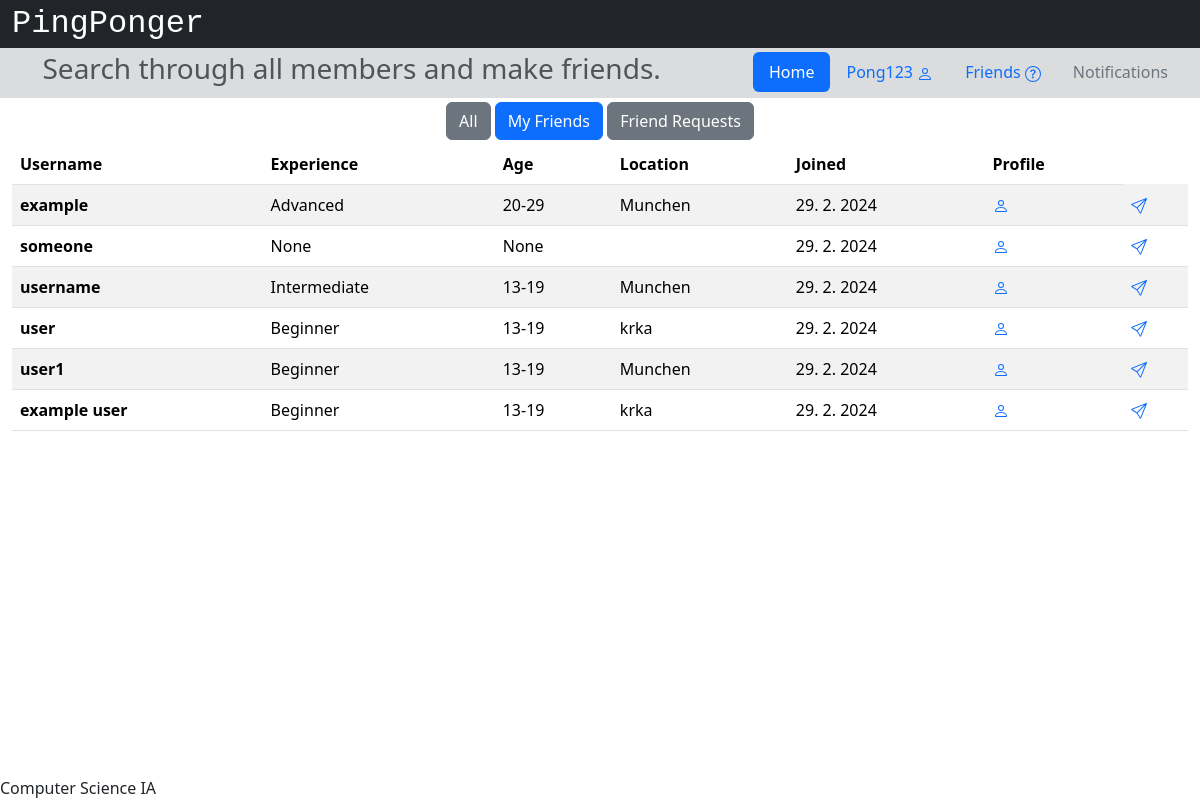
Screenshot of /members/friends (signed in) with the database file from the repository.
### app/models.py (models this page shows, shortened)
class User(db.Model, UserMixin):
    __tablename__ = 'users'
    id = db.Column(db.Integer, primary_key=True)
    username = db.Column(db.String(32), nullable=False)
    email = db.Column(db.String(320), index=True, unique=True, nullable=False)
    password_hash = db.Column(db.String(128))
    join_date = db.Column(db.DateTime(timezone=True), default=datetime.now)
    experience = db.Column(db.String(12))
    age_group = db.Column(db.String(6))
    location_id = db.Column(db.Integer, db.ForeignKey('locations.id'))
    location = db.relationship('Location', back_populates='users')
    notifications = db.Relationship('Notification', back_populates='user', order_by='Notification.id.desc()')
    def get_friends(self):
        friends = []
        a = Friendship.query.filter(or_(Friendship.friendA==self.id, Friendship.friendB==self.id))
        for i in a:
            if i.friendA == self.id:
                friends.append(User.query.get(i.friendB))
            elif i.friendB == self.id:
                friends.append(User.query.get(i.friendA))
        return friends
    def get_requests(self):
        requests = []
        a = FriendRequest.query.filter(FriendRequest.requested==self.id)
        for i in a:
            requests.append(i)
        return requests
    def get_requested(self):
        requests = []
        a = FriendRequest.query.filter(FriendRequest.requester==self.id)
        for i in a:
            requests.append(i)
        return requests
    def get_inboundInvites(self):
        invites = []
        a = Invite.query.filter(Invite.invitee==self.id)
        for i in a:
            invites.append(User.query.get(i.inviter))
        return invites
    def get_outboundInvites(self):
        invites = []
        a = Invite.query.filter(Invite.inviter==self.id)
        for i in a:
            invites.append(User.query.get(i.invitee))
        return invites

class Location(db.Model):
    __tablename__ = 'locations'
    id = db.Column(db.Integer, primary_key=True)
    location = db.Column(db.String(60))
    users = db.relationship('User', back_populates='location')
    matches = db.relationship('Match', back_populates='location')

### app/views.py (the view)
@app.route('/members/<who>')
@login_required
def allusers(who):
    session['url'] = url_for('allusers', who=who)
    btnA = "secondary"
    btnF = "secondary"
    btnR = "secondary"
    friends = current_user.get_friends()
    requested = []
    for i in current_user.get_requested():
        requested.append(User.query.filter_by(id=i.requested).first())
    requester = []
    for i in current_user.get_requests():
        requester.append(User.query.filter_by(id=i.requester).first())
    inInvites = current_user.get_inboundInvites()
    outInvites = current_user.get_outboundInvites()
    if who == "friends":
        allUsers = friends
        userCount = len(allUsers)
        btnF = "primary"
    elif who == "friendrequests":
        allUsers = requester
        userCount = len(allUsers)
        btnR = "primary"
    else:
        allUsers = db.session.query(User)
        userCount = allUsers.count()
        btnA = "primary"
    print(requested, allUsers)
    return render_template('allusers.html', Invite=Invite, userCount=userCount, allUsers=allUsers, loggedin=current_user.is_active, btnA=btnA, btnF=btnF, btnR=btnR, friends=friends, requested=requested, requester=requester, inInvites=inInvites, outInvites=outInvites)

### app/views.py (called while the page is built)
@login_manager.user_loader
def load_user(user_id):
    return User.query.get(int(user_id))

### app/templates/allusers.html (shortened to what this page needs)
{% extends "base.html" %}
{% block head %}
    {{ super() }}
{% endblock %}
{% block pagetitle %}Search through all members and make friends.{% endblock %}
{% block content %}
    <div class="container-fluid">
        <div class="row-4 text-center p-1">
            {% if loggedin %}
                <a type="button" class="btn btn-{{btnA}}" href="/members/all">All</a>
                <a type="button" class="btn btn-{{btnF}}" href="/members/friends">My Friends</a>
                <a type="button" class="btn btn-{{btnR}}" href="/members/friendrequests">Friend Requests</a>
            {% endif %}
        </div>
        {% if userCount == 0 and btnF == "primary" %}
            <div class="text-center">
                <h3>You haven't added any friends yet.</h3>
                <a class="btn btn-warning" href="/members/all">Find some friends</a>
            </div>
        {% elif userCount == 0 and btnR == "primary" %}
            <div class="text-center">
                <h3>You don't have any friend requests yet.</h3>
            </div>
        {% else %}
        <div class="row">
            <div class="col-md-12">
                <table class="table table-striped table-hover">
                    <thead>
                    <tr>
                        <th scope="col">Username</th>
                        <th scope="col">Experience</th>
                        <th scope="col">Age</th>
                        <th scope="col">Location</th>
                        <th scope="col">Joined</th>
                        <th scope="col">Profile</th>
                    </tr>
                    </thead>
                    <tbody>
                        {% for i in range(userCount) %}
                            <tr>
                            {% if allUsers[i] != current_user %}
                                <th scope="row">{{allUsers[i].username}}</th>
                                <td>{{allUsers[i].experience}}</td>
                                <td>{{allUsers[i].age_group}}</td>
                                <td>{{allUsers[i].location.location}}</td>
                                <td>{{allUsers[i].join_date.day}}. {{allUsers[i].join_date.month}}. {{allUsers[i].join_date.year}}</td>
                                <td>
                                    <a class="button" href="{{url_for('profile', username=allUsers[i].username, userID=allUsers[i].id)}}">
                                    </a>
                                </td>
                                {% if btnF == "primary" %}
                                    <td>
                                        {% if allUsers[i] in inInvites %}
                                            <!-- <a href="{{url_for('chat', inviteID=Invite.query.filter_by(inviter=allUsers[i].id).first().id)}}">
                                                <svg xmlns="http://www.w3.org/2000/svg" width="16" height="16" fill="currentColor" class="bi bi-chat-dots" viewBox="0 0 16 16">
                                                    <path d="M5 8a1 1 0 1 1-2 0 1 1 0 0 1 2 0m4 0a1 1 0 1 1-2 0 1 1 0 0 1 2 0m3 1a1 1 0 1 0 0-2 1 1 0 0 0 0 2"/>
                                                    <path d="m2.165 15.803.02-.004c1.83-.363 2.948-.842 3.468-1.105A9.06 9.06 0 0 0 8 15c4.418 0 8-3.134 8-7s-3.582-7-8-7-8 3.134-8 7c0 1.76.743 3.37 1.97 4.6a10.437 10.437 0 0 1-.524 2.318l-.003.011a10.722 10.722 0 0 1-.244.637c-.079.186.074.394.273.362a21.673 21.673 0 0 0 .693-.125zm.8-3.108a1 1 0 0 0-.287-.801C1.618 10.83 1 9.468 1 8c0-3.192 3.004-6 7-6s7 2.808 7 6c0 3.193-3.004 6-7 6a8.06 8.06 0 0 1-2.088-.272 1 1 0 0 0-.711.074c-.387.196-1.24.57-2.634.893a10.97 10.97 0 0 0 .398-2"/>
                                                </svg>
                                            </a> -->
                                            <td>
                                                <a href="{{url_for('declineInvite', invite=Invite.query.filter_by(inviter=allUsers[i].id).first().id)}}">
                                                    <svg xmlns="http://www.w3.org/2000/svg" width="16" height="16" fill="currentColor" class="bi bi-x" viewBox="0 0 16 16">
                                                        <path d="M4.646 4.646a.5.5 0 0 1 .708 0L8 7.293l2.646-2.647a.5.5 0 0 1 .708.708L8.707 8l2.647 2.646a.5.5 0 0 1-.708.708L8 8.707l-2.646 2.647a.5.5 0 0 1-.708-.708L7.293 8 4.646 5.354a.5.5 0 0 1 0-.708z"/>
                                                    </svg>
                                                </a>
                                            </td>
                                        {% else %}
                                            <a href="{{url_for('newMatch', opponent=allUsers[i].id)}}">
                                            </a>
                                        {% endif %}
                                    </td>
                                {% endif %}
                            {% endif %}
                            </tr>
                        {% endfor %}
                    </tbody>
                </table>
            </div>
        </div>
        {% endif %}
    </div>
{% endblock %}

### app/templates/base.html (shortened to what this page needs)
<!DOCTYPE html>
<html lang="en">
    <head>
        {% block head %}
        <link href="https://cdn.jsdelivr.net/npm/bootstrap@5.3.2/dist/css/bootstrap.min.css" rel="stylesheet">
        <link rel="stylesheet" href="https://cdnjs.cloudflare.com/ajax/libs/font-awesome/4.7.0/css/font-awesome.min.css">
        <link rel="stylesheet" href="{{ url_for('static', filename='style.css') }}">
        {% endblock %}
    </head>
    <body>
        <div id="header">
            {% block header %}
            <div class="container-fluid">
                <div class="row bg-dark">
                    <a class="navbar-brand text-white" style="font-size: 2rem; font-family: var(--bs-font-monospace) !important;" href="/">PingPonger</a>
                </div>
                <div class="row bg-secondary bg-opacity-25 p-1">
                    <div class="col-7">
                        <h3 class="text-muted d-flex justify-content-center">
                            {% block pagetitle %}{% endblock %}
                        </h3>
                    </div>
                    <div class="col-5 d-flex justify-content-end">
                        <ul class="nav nav-pills">
                            <li class="nav-item">
                                <a class="nav-link active" href="/">Home</a>
                            </li>
                            <li class="nav-item">
                                {% if current_user.is_authenticated %}
                                    <li class="nav-item">
                                        <a class="nav-link" href="{{url_for('profile', username=current_user.username, userID=current_user.id)}}">{{current_user.username}}
                                        </a>
                                    </li>
                                    {% else %}
                                    <li class="nav-item">
                                        <a class="nav-link" href="/login">Log In</a>
                                    </li>
                                {% endif %}
                            </li>
                            <li class="nav-item">
                                <a class="nav-link" href="{{url_for('allusers', who='friends')}}">
                                        Friends
                                </a>
                            </li>
                            <li class="nav-item">
                                <a class="nav-link text-secondary" href="/notifications">Notifications</a>
                            </li>
                        </ul>
                    </div>
                </div>
            </div>
            {% endblock %}
        </div>
        <div id="content">{% block content %}{% endblock %}</div>
        <div id="footer" class="fixed-bottom">
            {% block footer %}
            Computer Science IA
            {% endblock %}
        </div>
    </body>
</html>

### app/static/style.css (style rules this page uses)
div { text-align: justify; text-justify: inter-word; }

### rows the page displays
User: username "Pong123"
User: username "example", experience "Advanced", age_group "20-29", join_date "29", join_date "2", join_date "2024"
Location: location "Munchen" "Munchen" "Munchen"
User: username "someone", experience "None", age_group "None", join_date "29", join_date "2", join_date "2024"
User: username "username", experience "Intermediate", age_group "13-19", join_date "29", join_date "2", join_date "2024"
User: username "user", experience "Beginner", age_group "13-19", join_date "29", join_date "2", join_date "2024"
Location: location "krka" "krka"
User: username "user1", experience "Beginner", age_group "13-19", join_date "29", join_date "2", join_date "2024"
User: username "example user", experience "Beginner", age_group "13-19", join_date "29", join_date "2", join_date "2024"
